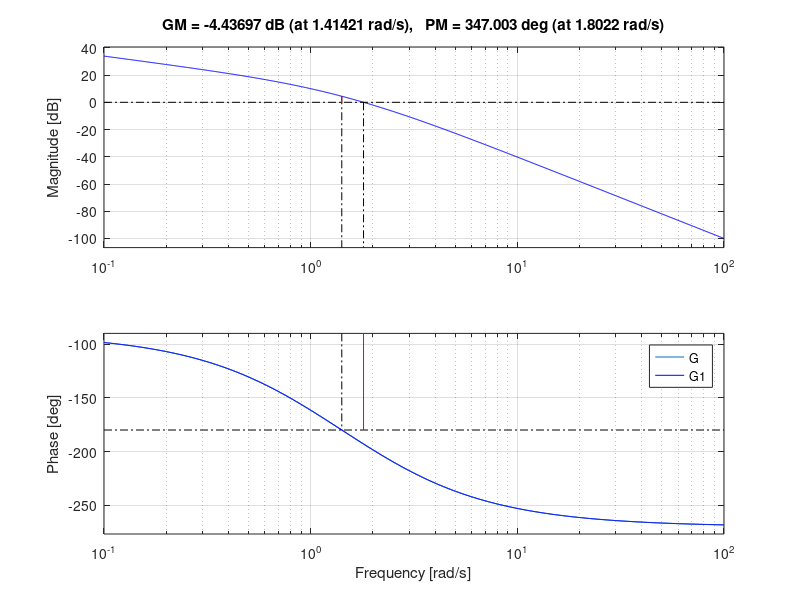
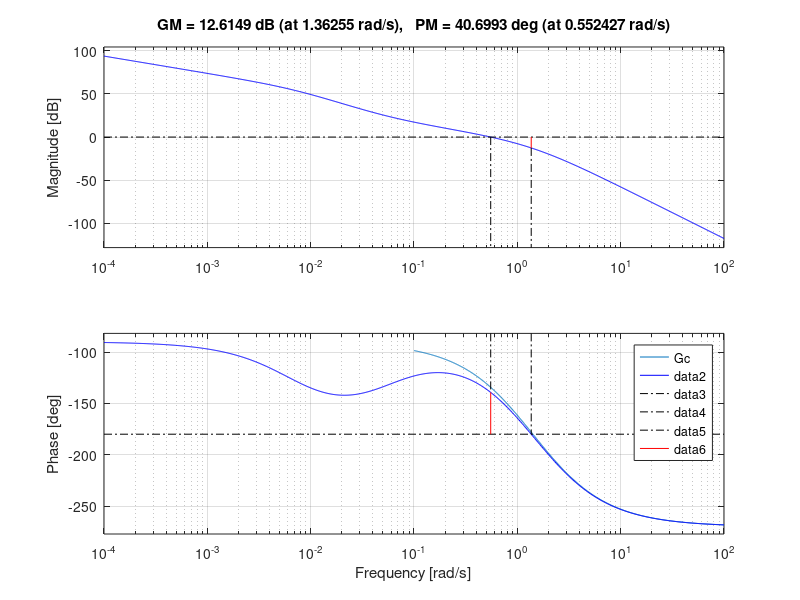
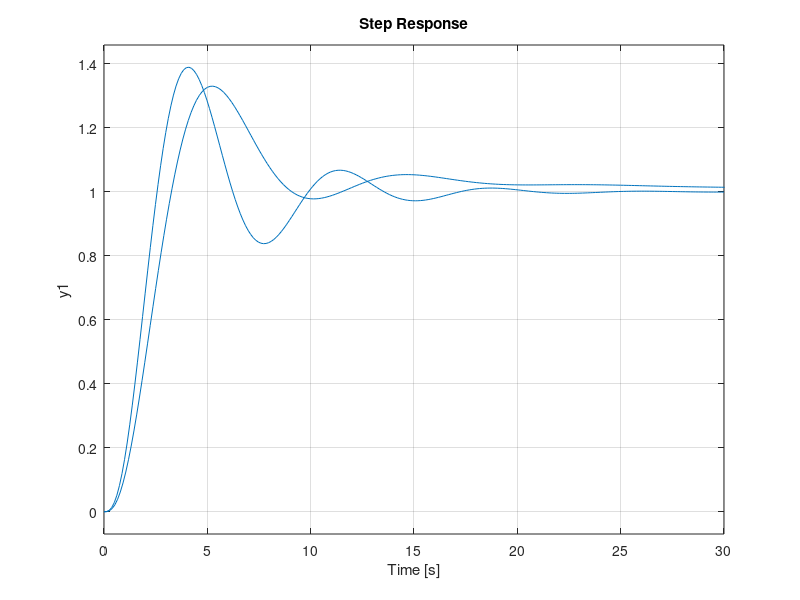

These charts were generated, in order, by the following MATLAB code:
% Compensador en atraso
% Requerimientos 
% Kv = 5; MF = 40; MG > 10dB
G = tf(1,conv([1,0],conv([1,1],[0.5,1])))
margin(G)
% Paso 1. Elijo K para cumplir con Kv
K = 5
% genero nueva G1
G1= K*G
% Nuevos margenes de fase y ganancia
figure(1)
bode(G)
hold on
margin(G1)
hold off
legend('G','G1')
% Paso 2, desde la gráfica buscar w que si cumpla con MF
w = 0.55; % el valor de fase de G1 = 134°
% paso 3. Ubicar frecuencia esquina (si se puede una decada por debajo de
% frecuencia de cruce de ganancia)
sz = 0.55/10; % una decada atrás

% paso 4. Calcular la ganacia que se debe atenuar y calcular B
valor_atenuar = 17.7
B = 10^(valor_atenuar/20)

% paso 5. calcular otra frecuencia esquina
sp = sz/B

% paso 6. Calcular Kc
Kc = K /B
Gc = Kc * tf([1,sz],[1,sp])

figure(2)
bode(G)
hold on
bode(Gc)
margin(G*Gc)


T = feedback(G*Gc,1)
figure
step(T)
To = feedback(G,1)
hold on
step(To)
